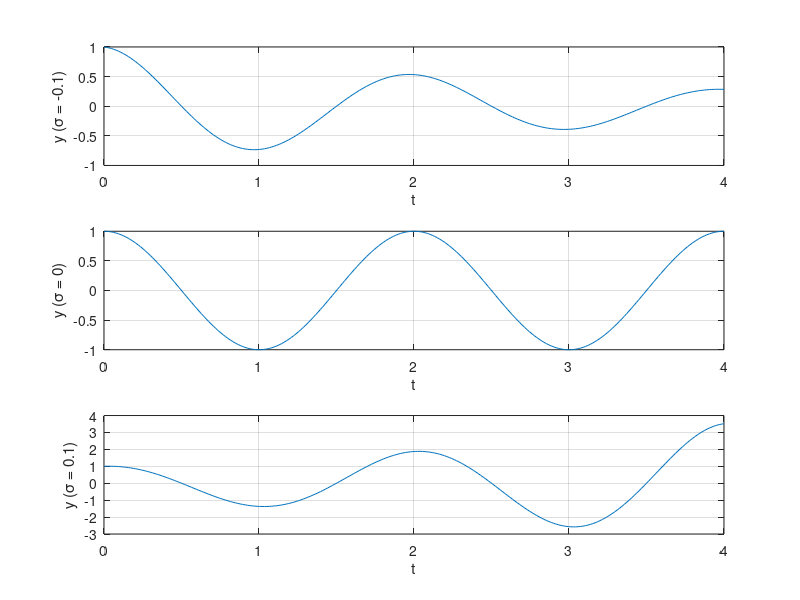

Here is the MATLAB script that generated this plot: (Note: this script raises an error after producing the figure.)
clear, close all
t = linspace(0, 4 * pi, 256);
sigmas = [-0.1, 0.0, 0.1];

figure;

for i = 1:3
    sigma = sigmas(i);
    y = exp(sigma * t) .* cos(t);
    
    subplot(3, 1, i);
    plot(t/pi, y);
    xlabel('t');
    ylabel(['y (\sigma = ', num2str(sigma), ')']);
    grid on;
end

sgtitle('y = e^{\sigma} cos(t)');